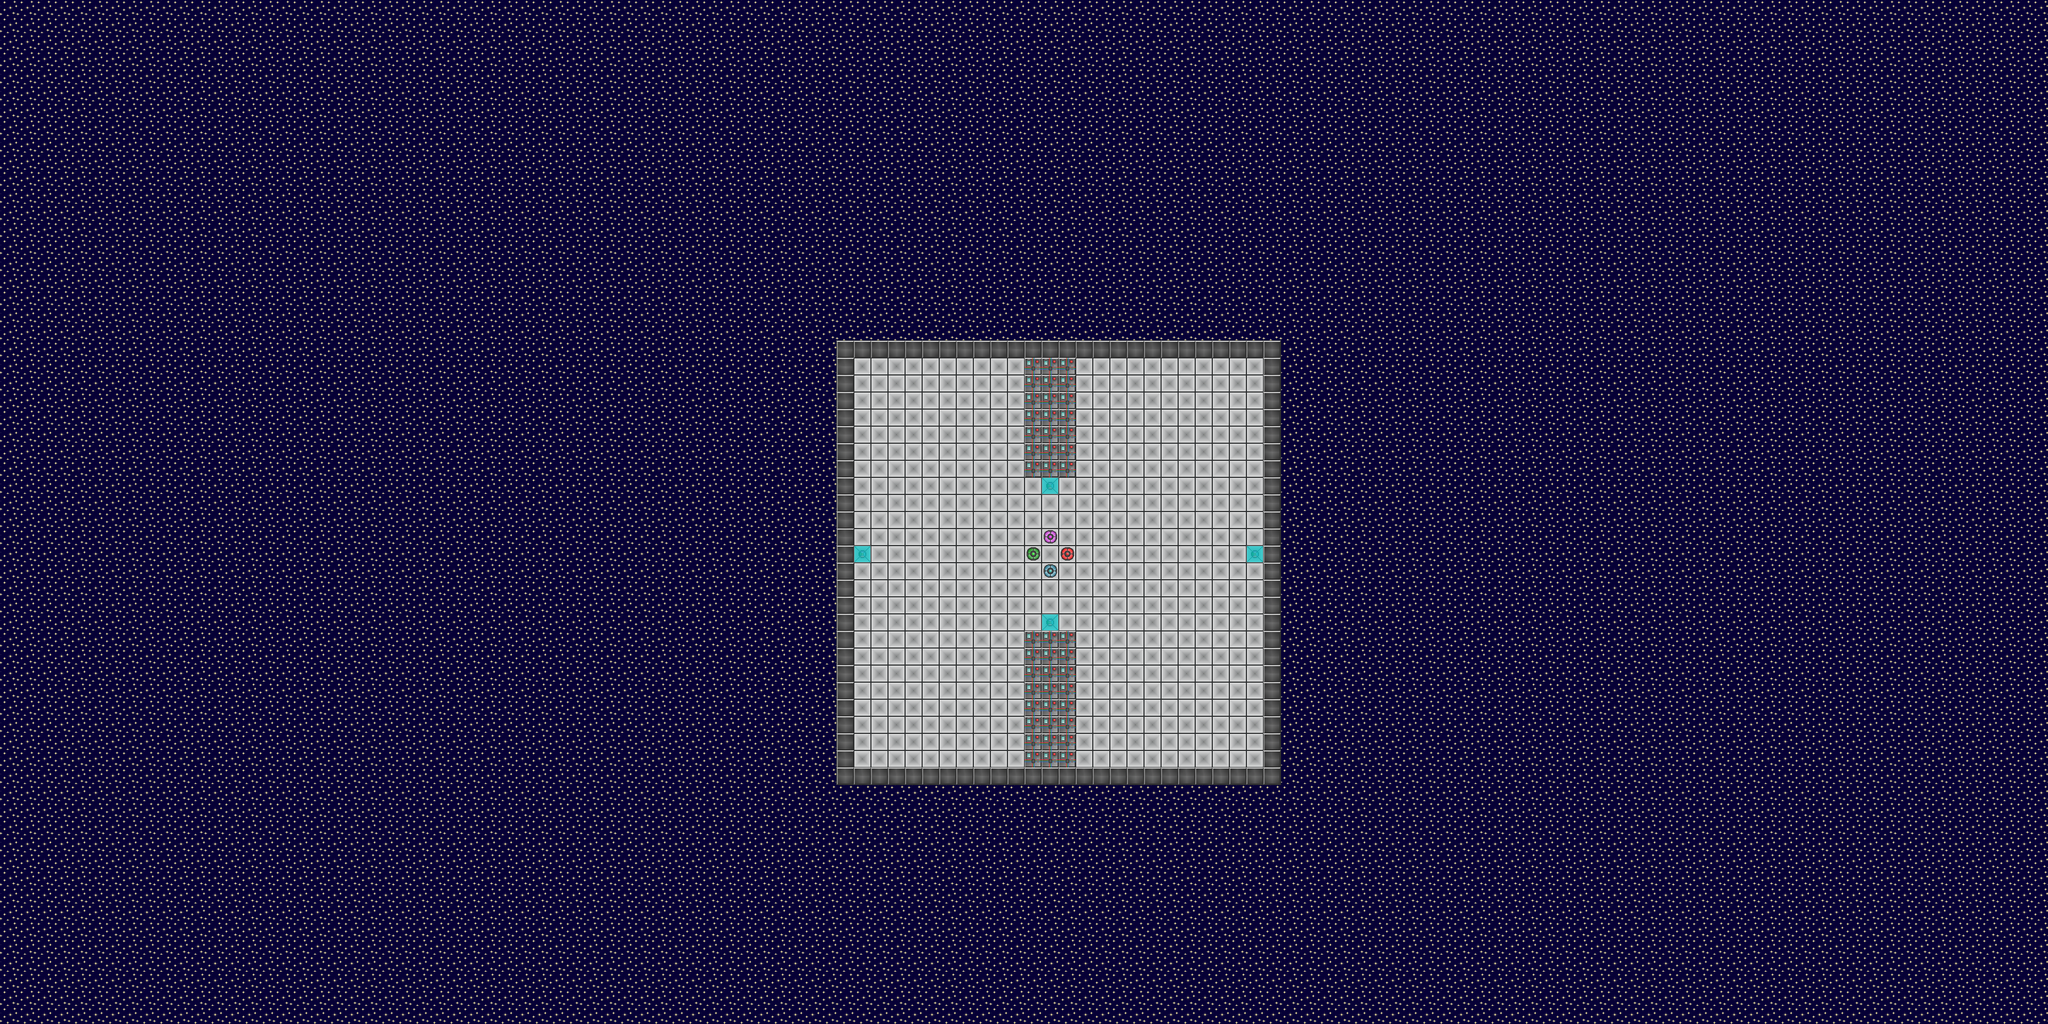

Rendered tile map (Tiled .tmx) drawn with the repository's tilesets; below, a short description and the map source with its tile grids summarised:
An orthogonal 120x60 tile map with 32x32 px tiles, 5 tile layers (Background, Floor, Blocks, Items, ...), 2 tilesets.

<map version="1.0" orientation="orthogonal" renderorder="right-down" width="120" height="60" tilewidth="32" tileheight="32" nextobjectid="1">
 <tileset firstgid="1" name="map_tiles" tilewidth="34" tileheight="34" tilecount="28" columns="4">
  <image source="../blocks/map_tiles.png" width="136" height="256" />
  <tile id="2">
   <properties>
    <property name="Item-Spawner" value="" />
   </properties>
  </tile>
  <tile id="3">
   <properties>
    <property name="blocked" value="" />
   </properties>
  </tile>
  <tile id="4">
   <properties>
    <property name="Spawn-P2" value="" />
   </properties>
  </tile>
  <tile id="5">
   <properties>
    <property name="Spawn-P3" value="" />
   </properties>
  </tile>
  <tile id="6">
   <properties>
    <property name="Spawn-P4" value="" />
   </properties>
  </tile>
  <tile id="7">
   <properties>
    <property name="Spawn-P1" value="" />
   </properties>
  </tile>
  <tile id="8">
   <properties>
    <property name="blocked" value="" />
    <property name="undestructable" value="" />
   </properties>
  </tile>
  <tile id="9">
   <properties>
    <property name="blocked" value="" />
    <property name="ghost-blocked" value="" />
    <property name="undestructable" value="" />
   </properties>
  </tile>
  <tile id="10">
   <properties>
    <property name="blocked" value="" />
   </properties>
  </tile>
  <tile id="11">
   <properties>
    <property name="blocked" value="" />
   </properties>
  </tile>
  <tile id="12">
   <properties>
    <property name="blocked" value="" />
   </properties>
  </tile>
  <tile id="13">
   <properties>
    <property name="blocked" value="" />
   </properties>
  </tile>
  <tile id="14">
   <properties>
    <property name="blocked" value="" />
   </properties>
  </tile>
  <tile id="15">
   <properties>
    <property name="blocked" value="" />
   </properties>
  </tile>
  <tile id="16">
   <properties>
    <property name="blocked" value="" />
   </properties>
  </tile>
  <tile id="17">
   <properties>
    <property name="blocked" value="" />
   </properties>
  </tile>
  <tile id="18">
   <properties>
    <property name="blocked" value="" />
   </properties>
  </tile>
  <tile id="19">
   <properties>
    <property name="blocked" value="" />
   </properties>
  </tile>
  <tile id="20">
   <properties>
    <property name="blocked" value="" />
   </properties>
  </tile>
  <tile id="21">
   <properties>
    <property name="blocked" value="" />
   </properties>
  </tile>
  <tile id="22">
   <properties>
    <property name="blocked" value="" />
   </properties>
  </tile>
  <tile id="23">
   <properties>
    <property name="blocked" value="" />
   </properties>
  </tile>
  <tile id="24">
   <properties>
    <property name="blocked" value="" />
   </properties>
  </tile>
  <tile id="25">
   <properties>
    <property name="blocked" value="" />
   </properties>
  </tile>
  <tile id="26">
   <properties>
    <property name="blocked" value="" />
   </properties>
  </tile>
  <tile id="27">
   <properties>
    <property name="blocked" value="" />
   </properties>
  </tile>
 </tileset>
 <tileset firstgid="29" name="background-credits" tilewidth="34" tileheight="34" tilecount="28" columns="4">
  <image source="../blocks/background-credits.png" width="136" height="256" />
 </tileset>
 <layer name="Background" width="120" height="60">
  <data>[7200 cells, 7200 non-empty, 1 distinct tile ids]</data>
 </layer>
 <layer name="Floor" width="120" height="60">
  <data>[7200 cells, 676 non-empty, 6 distinct tile ids]</data>
 </layer>
 <layer name="Blocks" width="120" height="60">
  <data>[7200 cells, 149 non-empty, 3 distinct tile ids]</data>
 </layer>
 <layer name="Items" width="120" height="60">
  <data>[7200 cells, 0 non-empty, 0 distinct tile ids]</data>
 </layer>
 <layer name="Bombs" width="120" height="60">
  <data>[7200 cells, 0 non-empty, 0 distinct tile ids]</data>
 </layer>
</map>
